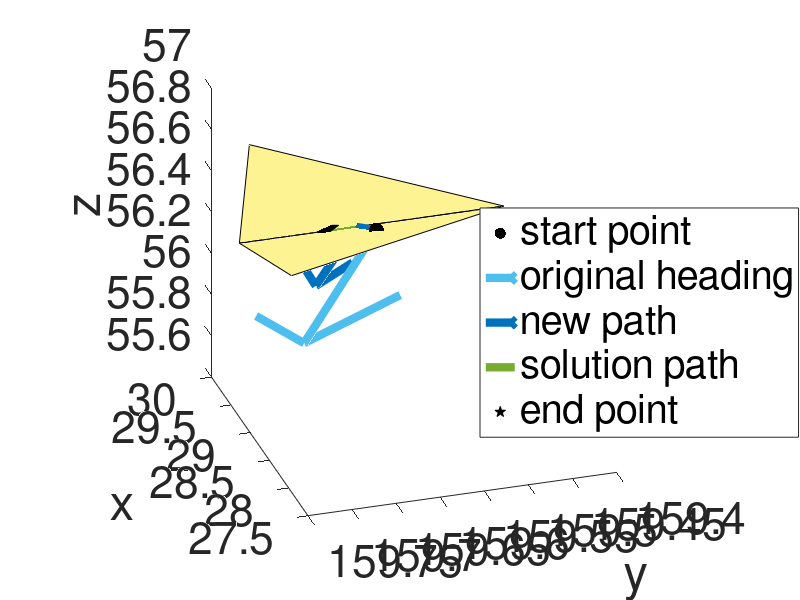

Write the MATLAB code that produced this figure.
% Test 3D project_and_slide algorithm in bouncing case
% Data can be re-generated in Planktos using a breakpoint in
% _project_and_slide with the visualtest_3d.py file.

triangles_X = [29.277224, 29.277224;
               29.018223, 29.277224;
               29.277224, 27.927223];

triangles_Y = [159.45, 159.45;
               159.75, 159.75;
               159.75, 159.75];
           
triangles_Z = [56.443504, 56.443504;
               56.9905,   56.443504;
               56.443504, 56.648506];
           
line_segments_x = [29.065876, 29.277223, 29.435617];
line_segments_y = [159.603829, 159.617881, 159.661421];
line_segments_z = [56.475598, 56.443504, 56.108984];

% old
% bnc_segments_x = [29.277223, 29.277223];
% bnc_segments_y = [159.617881, 159.990558];
% bnc_segments_z = [56.443504, 56.443504];
% new
bnc_segments_x = [29.277223, 29.277223];
bnc_segments_y = [159.617881, 159.661421];
bnc_segments_z = [56.443504, 56.443504];

orig_x = [29.065876, 29.833577];
orig_y = [159.603829, 159.661421];
orig_z = [56.475598, 55.695334];

f = figure('Position',[100,100,1680,1260]);
hold on
fill3(triangles_X, triangles_Y, triangles_Z, 1, 'facealpha', 0.5)
stpt = plot3(orig_x(1), orig_y(1), orig_z(1), 'k.','MarkerSize',32);
sld1pt = quiver3(line_segments_x(2), line_segments_y(2), line_segments_z(2),...
             line_segments_x(3)-line_segments_x(2),...
             line_segments_y(3)-line_segments_y(2),...
             line_segments_z(3)-line_segments_z(2),...
             'linewidth', 6);
sld2 = plot3(bnc_segments_x, bnc_segments_y, bnc_segments_z,...
             'linewidth', 6);
orig = quiver3(orig_x(1), orig_y(1), orig_z(1),...
        orig_x(2)-orig_x(1), orig_y(2)-orig_y(1), orig_z(2)-orig_z(1),...
        'linewidth', 6);
sld1_clr = get(sld1pt,'Color');
stop_pt = plot3(bnc_segments_x(2), bnc_segments_y(2), bnc_segments_z(2),...
                'kp','MarkerSize',32,'MarkerFaceColor','k');
sld1 = plot3(line_segments_x(1:2), line_segments_y(1:2), line_segments_z(1:2),...
             'linewidth', 6, 'Color', sld1_clr);
leg = legend([stpt, orig, sld1pt, sld2, stop_pt], 'start point', 'original heading',...
       'new path', 'solution path', 'end point');
set(gca,'fontsize',32)
xlabel('x')
ylabel('y')
zlabel('z')
campos([12.6553  160.2790   61.0441])
set(leg, 'Position', [0.6, 0.2713, 0.23, 0.1952])
exportgraphics(gca, 'proj_3d.pdf', 'ContentType', 'vector')